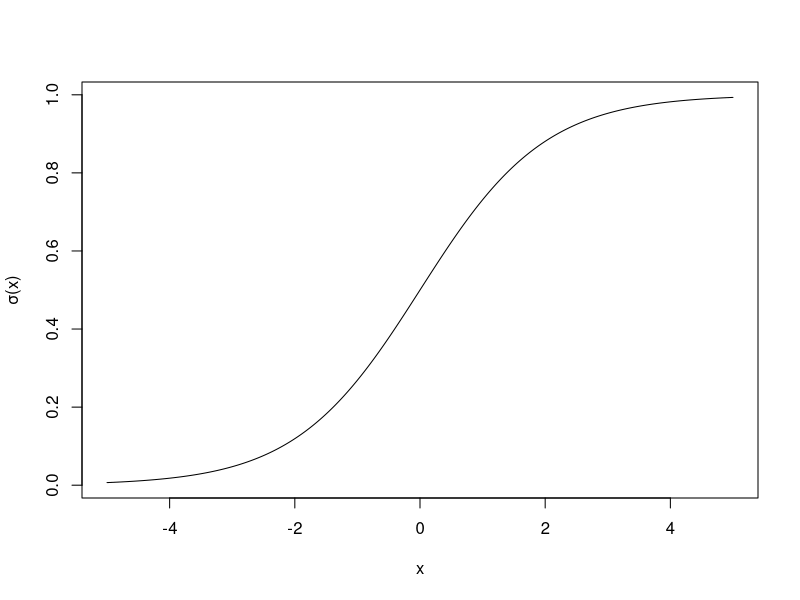
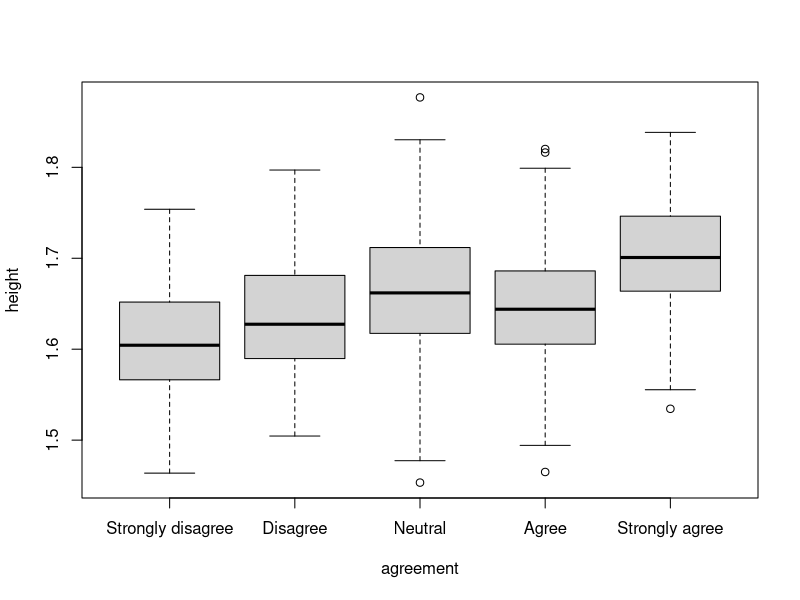

The R script that drew these images, in order: (Note: this script raises an error after producing the figures.)
## ---- chunk 1
x <- seq(-5, 5, l = 1000)
plot(plogis(x) ~ x, ylab = 'σ(x)', type = 'l')
## ---- chunk 2
set.seed(123) # So that we all have the same random data
ndata <- 1000
cont <- 1.65 + rnorm(1000, sd = 0.07)
categ <- runif(1000) < 0.6 + 0
latent_var <- 0.6*cont + 0.5*categ + 0.8*rnorm(100, sd = 0.1)
data <- data.frame(
  height = cont,
  categ = factor(categ,
                 levels = c(T, F),
                 labels = c('A', 'B')),
  agreement = cut(latent_var,
                  breaks = c(-Inf, quantile(latent_var,
                                            probs = c(0.1, 0.2, 0.5, 0.9)), Inf),
                  labels = c('Strongly disagree',
                             'Disagree',
                             'Neutral',
                             'Agree',
                             'Strongly agree'))
)
head(data)
## ---- chunk 3
boxplot(height ~ agreement, data = data)
## ---- chunk 4
# Convert agreement to numeric for plotting
agreement_numeric <- as.numeric(data$agreement)

# Fit linear model
lm_model <- lm(agreement_numeric ~ height, data = data)

# Plot regression line on raw ordinal data
plot(height, agreement_numeric, 
     xlab = "Height", ylab = "Agreement (Numeric)",
     main = "Linear Model Fit with Ordinal Data",
     pch = 16, col = "blue")+
# Add linear regression line
abline(lm_model, col = "red")

## ---- chunk 5
library(ordinal)
mod <- clm(agreement ~ height, data = data, threshold = 'equidistant') # I added this threshold specification here since it might be useful to mention the difference between ordinal scales that assume equal distance between ratings and those that are considered 'symmetrically spaced'. I saw above you considered this to be equidistant so I added it here (not that it is necessary but maybe to point out the difference)

anova(mod)
## ---- chunk 6
print(coef(mod)) 

## ---- chunk 7
library(ggeffects)
library(ggplot2)
## Sabrina start
# New dataframe with no association 
set.seed(123) # So that everyone has the same random data
height <- 1.65 + rnorm(100, sd = 0.07)
latent_var <- rnorm(100, sd = 0.1) # removed height here
data <- data.frame(
  height = height,
  agreement = cut(latent_var,
                  breaks = c(-Inf, quantile(latent_var, probs = c(0.1, 0.2, 0.5, 0.9)), Inf),
                  labels = c('Strongly disagree',
                             'Disagree',
                             'Neutral',
                             'Agree',
                             'Strongly agree')), 
  ordered = TRUE
)

mod <- clm(agreement ~ height, data = data)

# Generate predicted probabilities for each category
preds <- ggpredict(mod, terms = c("height [all]")) # [all] is used to avoid data being 'prettified' and get smooth plots

plot(preds)+
  facet_wrap(~response.level, nrow =1)

# Generate plot for categorical predictor (perhaps different groups or condiditons)
set.seed(123)
condition <- sample(c("A", "B"), 100, replace = TRUE) 
condition <- factor(condition, levels = c("A", "B"), ordered = TRUE) # converting variable into factor  
latent_var <- ifelse(condition == "A", rnorm(100, mean = 0.3), rnorm(100, mean = -0.3))
data2 <- data.frame(
  group = factor(condition),
  agreement = cut(latent_var,
                  breaks = c(-Inf, quantile(latent_var, probs = c(0.1, 0.2, 0.5, 0.9)), Inf),
                  labels = c('Strongly disagree',
                             'Disagree',
                             'Neutral',
                             'Agree',
                             'Strongly agree')), 
  ordered = TRUE
)



mod2 <- clm(agreement ~ condition, data = data2)
anova(mod2)

# Generate predicted probabilities
preds2 <- ggpredict(mod2, terms = "condition")

# Plot - looks terrible, maybe we can use your bar graph code that I used for my FRP data, might make more sense with a categorical predictor?
plot(preds2) +
  scale_color_discrete(name = "x", labels = c("A", "B"))+ 
  facet_wrap(~response.level, nrow =1)

## Sabrina end

newdata <- data.frame(
  height = seq(1, 2, l = 1000)
)
# predict(mod, newdata = newdata, type = 'prob', interval = T)
preds <- predict(mod, newdata = newdata, type = 'prob')
preds <- as.data.frame(preds$fit)
likert_levels <- names(preds)
preds$height <- newdata$height
long_fmt <- reshape(preds, direction = 'long',
        varying = likert_levels,
        v.names = 'prob',
        idvar = 'height',
        timevar = 'response')
library(ggplot2)

ggplot(long_fmt, aes(x = height, y = prob, colour = response, group = response)) + 
  geom_line()
## ---- chunk 8
